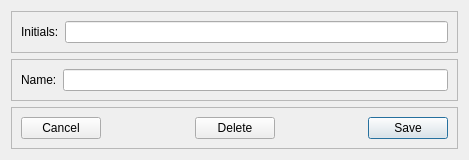
<?xml version="1.0" encoding="UTF-8"?>
<ui version="4.0">
 <class>NameEditDialog</class>
 <widget class="QWidget" name="NameEditDialog">
  <property name="geometry">
   <rect>
    <x>0</x>
    <y>0</y>
    <width>469</width>
    <height>157</height>
   </rect>
  </property>
  <property name="windowTitle">
   <string>Form</string>
  </property>
  <layout class="QVBoxLayout" name="verticalLayout">
   <item>
    <widget class="QFrame" name="frame">
     <property name="frameShape">
      <enum>QFrame::StyledPanel</enum>
     </property>
     <property name="frameShadow">
      <enum>QFrame::Raised</enum>
     </property>
     <layout class="QHBoxLayout" name="horizontalLayout">
      <item>
       <widget class="QLabel" name="label">
        <property name="text">
         <string>Initials:</string>
        </property>
       </widget>
      </item>
      <item>
       <widget class="QLineEdit" name="lineEditInitials">
        <property name="maxLength">
         <number>3</number>
        </property>
       </widget>
      </item>
     </layout>
    </widget>
   </item>
   <item>
    <widget class="QFrame" name="frame_2">
     <property name="frameShape">
      <enum>QFrame::StyledPanel</enum>
     </property>
     <property name="frameShadow">
      <enum>QFrame::Raised</enum>
     </property>
     <layout class="QHBoxLayout" name="horizontalLayout_2">
      <item>
       <widget class="QLabel" name="label_2">
        <property name="text">
         <string>Name:</string>
        </property>
       </widget>
      </item>
      <item>
       <widget class="QLineEdit" name="lineEditName"/>
      </item>
     </layout>
    </widget>
   </item>
   <item>
    <widget class="QFrame" name="frame_3">
     <property name="frameShape">
      <enum>QFrame::StyledPanel</enum>
     </property>
     <property name="frameShadow">
      <enum>QFrame::Raised</enum>
     </property>
     <layout class="QHBoxLayout" name="horizontalLayout_3">
      <item>
       <widget class="QPushButton" name="pushButtonCancel">
        <property name="text">
         <string>Cancel</string>
        </property>
       </widget>
      </item>
      <item>
       <spacer name="horizontalSpacer">
        <property name="orientation">
         <enum>Qt::Horizontal</enum>
        </property>
        <property name="sizeHint" stdset="0">
         <size>
          <width>81</width>
          <height>20</height>
         </size>
        </property>
       </spacer>
      </item>
      <item>
       <widget class="QPushButton" name="pushButtonDelete">
        <property name="text">
         <string>Delete</string>
        </property>
       </widget>
      </item>
      <item>
       <spacer name="horizontalSpacer_2">
        <property name="orientation">
         <enum>Qt::Horizontal</enum>
        </property>
        <property name="sizeHint" stdset="0">
         <size>
          <width>80</width>
          <height>20</height>
         </size>
        </property>
       </spacer>
      </item>
      <item>
       <widget class="QPushButton" name="pushButtonSave">
        <property name="text">
         <string>Save</string>
        </property>
        <property name="default">
         <bool>true</bool>
        </property>
       </widget>
      </item>
     </layout>
    </widget>
   </item>
  </layout>
 </widget>
 <resources/>
 <connections/>
</ui>
